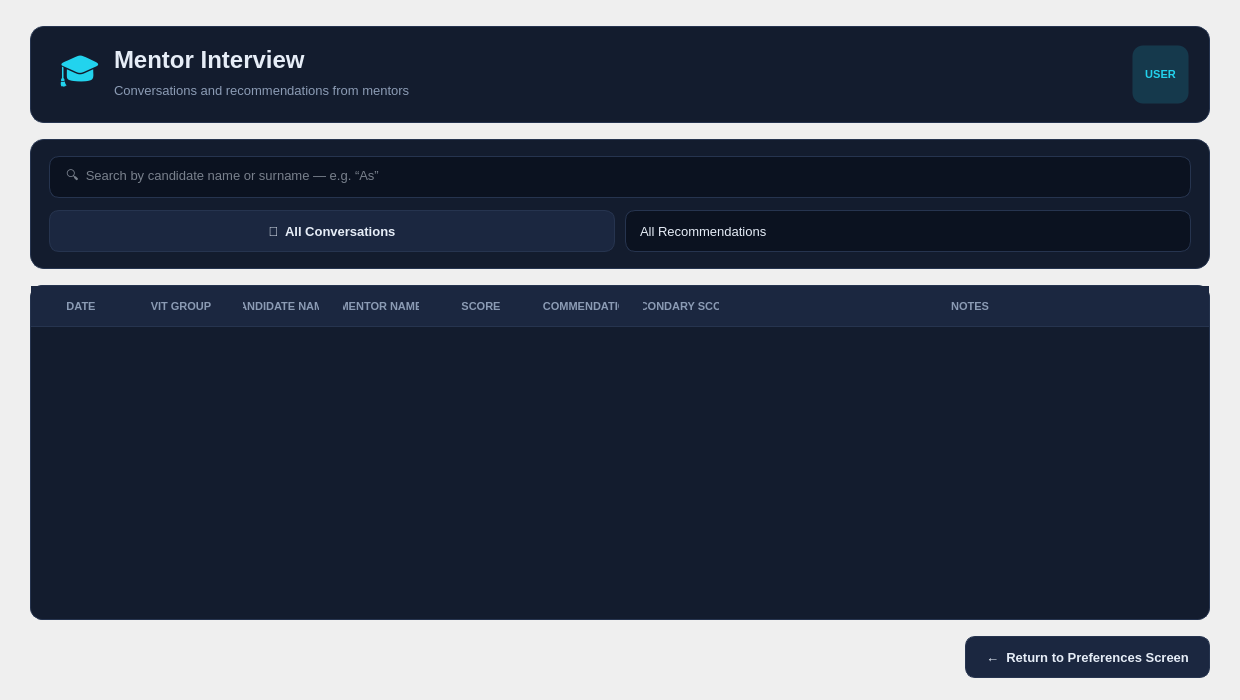
<?xml version="1.0" encoding="UTF-8"?>
<ui version="4.0">
 <class>MentorInterviewPage</class>
 <widget class="QWidget" name="MentorInterviewPage">
  <property name="geometry">
   <rect>
    <x>0</x>
    <y>0</y>
    <width>1240</width>
    <height>700</height>
   </rect>
  </property>
  <property name="minimumSize">
   <size>
    <width>900</width>
    <height>560</height>
   </size>
  </property>
  <property name="windowTitle">
   <string>CRM - Mentor Interview</string>
  </property>
  <property name="styleSheet">
   <string notr="true">QWidget#MentorInterviewPage {
    background: qlineargradient(x1:0, y1:0, x2:1, y2:1,
        stop:0 #0b1220, stop:1 #111c33);
}

/* ---------- Header card ---------- */
QFrame#headerFrame {
    background-color: #131c2e;
    border: 1px solid #26344f;
    border-radius: 14px;
}

QLabel#headerIcon {
    font-size: 34px;
    color: #22d3ee;
    padding-left: 8px;
}

QLabel#headerTitle {
    font-size: 24px;
    font-weight: 700;
    color: #e6edf7;
}

QLabel#headerSubtitle {
    font-size: 13px;
    color: #8b9bb4;
}

QLabel#headerBadge {
    font-size: 11px;
    font-weight: 700;
    color: #22d3ee;
    background-color: rgba(34, 211, 238, 0.16);
    border: 1px solid transparent;
    border-radius: 11px;
    padding: 4px 12px;
}
QLabel#headerBadge[admin="true"] {
    color: #fbbf24;
    background-color: rgba(251, 191, 36, 0.14);
}

/* ---------- Toolbar card ---------- */
QFrame#cardFrame {
    background-color: #131c2e;
    border: 1px solid #26344f;
    border-radius: 14px;
}

/* ---------- Search input ---------- */
QLineEdit#searchInput {
    background-color: #0b1220;
    color: #e6edf7;
    border: 1px solid #26344f;
    border-radius: 10px;
    padding: 10px 14px;
    font-size: 13px;
    min-height: 20px;
    selection-background-color: #22d3ee;
    selection-color: #04222b;
}
QLineEdit#searchInput:hover {
    border-color: #8b9bb4;
}
QLineEdit#searchInput:focus {
    border: 1px solid #22d3ee;
}

/* ---------- Buttons (default = primary cyan) ---------- */
QPushButton {
    background-color: #22d3ee;
    color: #04222b;
    border: none;
    border-radius: 10px;
    padding: 10px 20px;
    font-weight: 600;
    font-size: 13px;
    min-height: 20px;
}
QPushButton:hover   { background-color: #67e8f9; }
QPushButton:pressed { background-color: #06b6d4; }

/* ---------- All Conversations (secondary) ---------- */
QPushButton#allConversationsButton {
    background-color: #1b2740;
    color: #e6edf7;
    border: 1px solid #26344f;
}
QPushButton#allConversationsButton:hover {
    border-color: #22d3ee;
    color: #22d3ee;
}
QPushButton#allConversationsButton:pressed {
    background-color: #26344f;
}

/* ---------- Return (secondary) ---------- */
QPushButton#returnButton {
    background-color: #1b2740;
    color: #e6edf7;
    border: 1px solid #26344f;
}
QPushButton#returnButton:hover {
    border-color: #22d3ee;
    color: #22d3ee;
}
QPushButton#returnButton:pressed {
    background-color: #26344f;
}

/* ---------- ComboBox ---------- */
QComboBox#categoryComboBox {
    background-color: #0b1220;
    color: #e6edf7;
    border: 1px solid #26344f;
    border-radius: 10px;
    padding: 10px 14px;
    min-height: 20px;
    font-size: 13px;
}
QComboBox#categoryComboBox:hover {
    border-color: #8b9bb4;
}
QComboBox#categoryComboBox:focus {
    border: 1px solid #22d3ee;
}
QComboBox#categoryComboBox::drop-down {
    border: none;
    width: 30px;
}
QComboBox#categoryComboBox::down-arrow {
    image: none;
    border-left: 5px solid transparent;
    border-right: 5px solid transparent;
    border-top: 6px solid #8b9bb4;
    width: 0;
    height: 0;
    margin-right: 10px;
}
QComboBox#categoryComboBox QAbstractItemView {
    background-color: #131c2e;
    color: #e6edf7;
    border: 1px solid #26344f;
    outline: 0;
    padding: 4px;
    selection-background-color: rgba(34, 211, 238, 0.16);
    selection-color: #e6edf7;
}

/* ---------- Table ---------- */
QTableWidget#conversationsTable {
    background-color: #131c2e;
    alternate-background-color: #162136;
    color: #e6edf7;
    border: 1px solid #26344f;
    border-radius: 12px;
    outline: 0;
    gridline-color: transparent;
    font-size: 13px;
    selection-background-color: rgba(34, 211, 238, 0.16);
    selection-color: #e6edf7;
}
QTableWidget#conversationsTable::item {
    padding: 4px 10px;
    border: none;
}
QTableWidget#conversationsTable::item:selected {
    background-color: rgba(34, 211, 238, 0.16);
    color: #e6edf7;
}
QHeaderView {
    background: transparent;
}
QHeaderView::section {
    background-color: #1b2740;
    color: #8b9bb4;
    padding: 11px 12px;
    border: none;
    border-bottom: 1px solid #26344f;
    font-size: 11px;
    font-weight: 700;
}
QTableCornerButton::section {
    background-color: #1b2740;
    border: none;
}

/* ---------- Status label ---------- */
QLabel#statusLabel {
    color: #8b9bb4;
    font-size: 12px;
    padding: 4px 8px;
}
QLabel#statusLabel[error="true"] {
    color: #f87171;
    font-weight: 600;
}</string>
  </property>

  <layout class="QVBoxLayout" name="rootLayout">
   <property name="spacing">
    <number>16</number>
   </property>
   <property name="leftMargin">
    <number>30</number>
   </property>
   <property name="topMargin">
    <number>26</number>
   </property>
   <property name="rightMargin">
    <number>30</number>
   </property>
   <property name="bottomMargin">
    <number>22</number>
   </property>

   <!-- ================= HEADER ================= -->
   <item>
    <widget class="QFrame" name="headerFrame">
     <property name="frameShape">
      <enum>QFrame::NoFrame</enum>
     </property>
     <layout class="QHBoxLayout" name="headerLayout">
      <property name="spacing">
       <number>14</number>
      </property>
      <property name="leftMargin">
       <number>20</number>
      </property>
      <property name="topMargin">
       <number>18</number>
      </property>
      <property name="rightMargin">
       <number>20</number>
      </property>
      <property name="bottomMargin">
       <number>18</number>
      </property>

      <item>
       <widget class="QLabel" name="headerIcon">
        <property name="text">
         <string>🎓</string>
        </property>
        <property name="alignment">
         <set>Qt::AlignCenter</set>
        </property>
       </widget>
      </item>

      <item>
       <layout class="QVBoxLayout" name="headerTextLayout">
        <property name="spacing">
         <number>2</number>
        </property>
        <item>
         <widget class="QLabel" name="headerTitle">
          <property name="text">
           <string>Mentor Interview</string>
          </property>
         </widget>
        </item>
        <item>
         <widget class="QLabel" name="headerSubtitle">
          <property name="text">
           <string>Conversations and recommendations from mentors</string>
          </property>
         </widget>
        </item>
       </layout>
      </item>

      <item>
       <spacer name="headerSpacer">
        <property name="orientation">
         <enum>Qt::Horizontal</enum>
        </property>
        <property name="sizeHint" stdset="0">
         <size>
          <width>40</width>
          <height>20</height>
         </size>
        </property>
       </spacer>
      </item>

      <item>
       <widget class="QLabel" name="headerBadge">
        <property name="text">
         <string>USER</string>
        </property>
        <property name="alignment">
         <set>Qt::AlignCenter</set>
        </property>
       </widget>
      </item>
     </layout>
    </widget>
   </item>

   <!-- ================= TOOLBAR CARD ================= -->
   <item>
    <widget class="QFrame" name="cardFrame">
     <property name="frameShape">
      <enum>QFrame::NoFrame</enum>
     </property>
     <layout class="QVBoxLayout" name="cardLayout">
      <property name="spacing">
       <number>12</number>
      </property>
      <property name="leftMargin">
       <number>18</number>
      </property>
      <property name="topMargin">
       <number>16</number>
      </property>
      <property name="rightMargin">
       <number>18</number>
      </property>
      <property name="bottomMargin">
       <number>16</number>
      </property>

      <!-- Search input (no button — live search) -->
      <item>
       <widget class="QLineEdit" name="searchInput">
        <property name="placeholderText">
         <string>🔍  Search by candidate name or surname — e.g. “As”</string>
        </property>
        <property name="clearButtonEnabled">
         <bool>true</bool>
        </property>
       </widget>
      </item>

      <!-- All Conversations + Combo row -->
      <item>
       <layout class="QHBoxLayout" name="actionsRow">
        <property name="spacing">
         <number>10</number>
        </property>
        <item>
         <widget class="QPushButton" name="allConversationsButton">
          <property name="cursor">
           <cursorShape>PointingHandCursor</cursorShape>
          </property>
          <property name="text">
           <string>💬  All Conversations</string>
          </property>
         </widget>
        </item>
        <item>
         <widget class="QComboBox" name="categoryComboBox">
          <property name="cursor">
           <cursorShape>PointingHandCursor</cursorShape>
          </property>
          <property name="toolTip">
           <string>Show only one recommendation</string>
          </property>
          <property name="sizeAdjustPolicy">
           <enum>QComboBox::AdjustToMinimumContentsLengthWithIcon</enum>
          </property>
          <property name="minimumContentsLength">
           <number>30</number>
          </property>
          <item>
           <property name="text">
            <string>All Recommendations</string>
           </property>
          </item>
          <item>
           <property name="text">
            <string>Suitable to participate in the entire VIT project</string>
           </property>
          </item>
          <item>
           <property name="text">
            <string>Suitable to take initial IT training through the VIT project and then be directed to ITPH</string>
           </property>
          </item>
          <item>
           <property name="text">
            <string>Suitable to take English training through the VIT project and then be directed to ITPH</string>
           </property>
          </item>
          <item>
           <property name="text">
            <string>Suitable to be directed straight to ITPH within the VIT project.</string>
           </property>
          </item>
          <item>
           <property name="text">
            <string>Suitable to be directed to work through direct individual coaching</string>
           </property>
          </item>
          <item>
           <property name="text">
            <string>More suitable to participate in the next VIT project</string>
           </property>
          </item>
          <item>
           <property name="text">
            <string>Should be directed to another sector</string>
           </property>
          </item>
          <item>
           <property name="text">
            <string>Other</string>
           </property>
          </item>
         </widget>
        </item>
       </layout>
      </item>
     </layout>
    </widget>
   </item>

   <!-- ================= TABLE ================= -->
   <item>
    <widget class="QTableWidget" name="conversationsTable">
     <property name="alternatingRowColors">
      <bool>true</bool>
     </property>
     <property name="selectionBehavior">
      <enum>QAbstractItemView::SelectRows</enum>
     </property>
     <property name="selectionMode">
      <enum>QAbstractItemView::SingleSelection</enum>
     </property>
     <property name="editTriggers">
      <set>QAbstractItemView::NoEditTriggers</set>
     </property>
     <property name="showGrid">
      <bool>false</bool>
     </property>
     <attribute name="horizontalHeaderVisible">
      <bool>true</bool>
     </attribute>
     <attribute name="horizontalHeaderStretchLastSection">
      <bool>true</bool>
     </attribute>
     <attribute name="horizontalHeaderHighlightSections">
      <bool>false</bool>
     </attribute>
     <attribute name="verticalHeaderVisible">
      <bool>false</bool>
     </attribute>
     <column>
      <property name="text">
       <string>DATE</string>
      </property>
     </column>
     <column>
      <property name="text">
       <string>VIT GROUP</string>
      </property>
     </column>
     <column>
      <property name="text">
       <string>CANDIDATE NAME</string>
      </property>
     </column>
     <column>
      <property name="text">
       <string>MENTOR NAME</string>
      </property>
     </column>
     <column>
      <property name="text">
       <string>SCORE</string>
      </property>
     </column>
     <column>
      <property name="text">
       <string>RECOMMENDATION</string>
      </property>
     </column>
     <column>
      <property name="text">
       <string>SECONDARY SCORE</string>
      </property>
     </column>
     <column>
      <property name="text">
       <string>NOTES</string>
      </property>
     </column>
    </widget>
   </item>

   <!-- ================= FOOTER ================= -->
   <item>
    <layout class="QHBoxLayout" name="footerLayout">
     <property name="spacing">
      <number>10</number>
     </property>
     <item>
      <widget class="QLabel" name="statusLabel">
       <property name="text">
        <string></string>
       </property>
      </widget>
     </item>
     <item>
      <spacer name="footerSpacer">
       <property name="orientation">
        <enum>Qt::Horizontal</enum>
       </property>
       <property name="sizeHint" stdset="0">
        <size>
         <width>40</width>
         <height>20</height>
        </size>
       </property>
      </spacer>
     </item>
     <item>
      <widget class="QPushButton" name="returnButton">
       <property name="cursor">
        <cursorShape>PointingHandCursor</cursorShape>
       </property>
       <property name="text">
        <string>←  Return to Preferences Screen</string>
       </property>
      </widget>
     </item>
    </layout>
   </item>
  </layout>
 </widget>
 <resources/>
 <connections/>
</ui>
